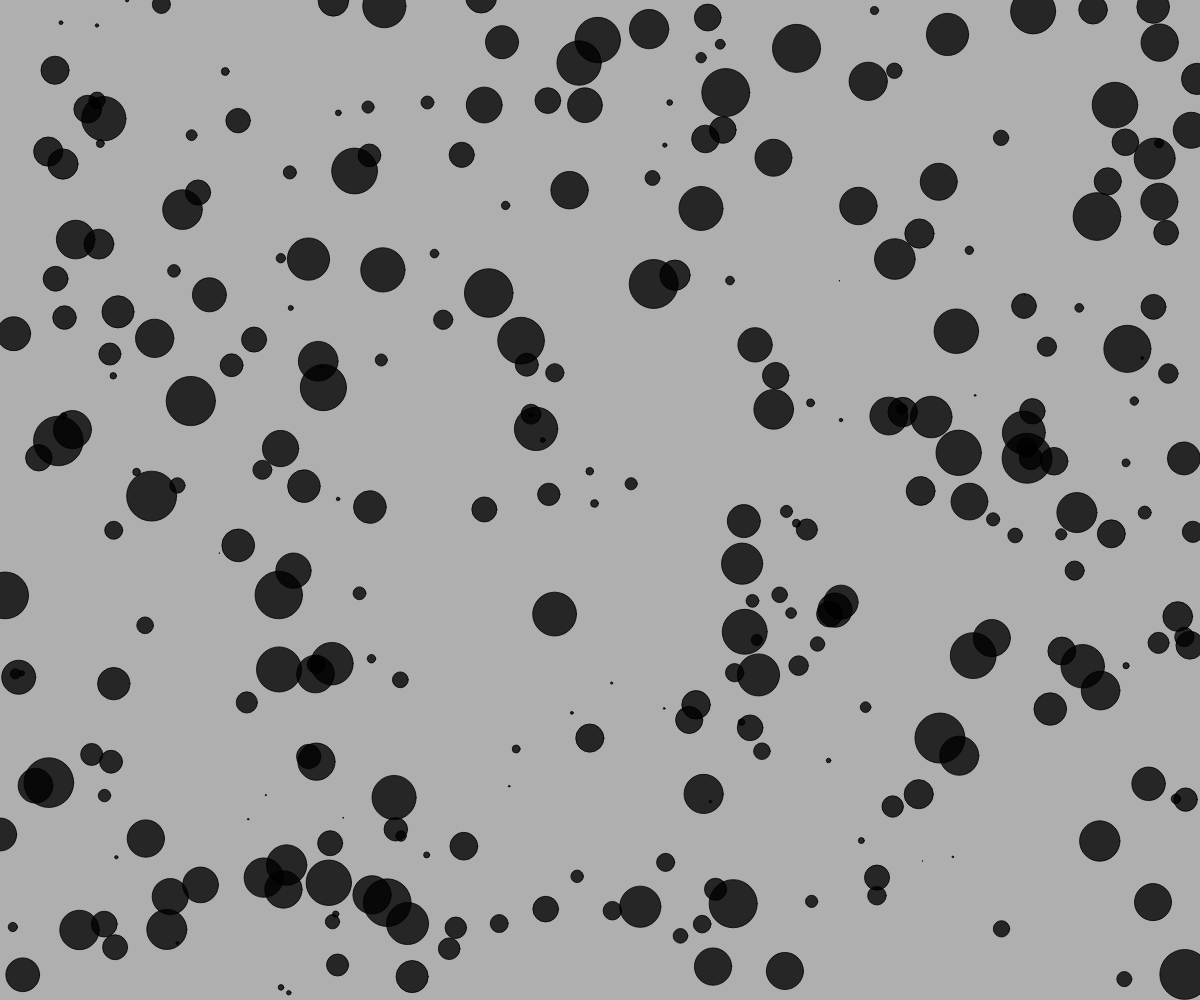
Frame 1 (no input)
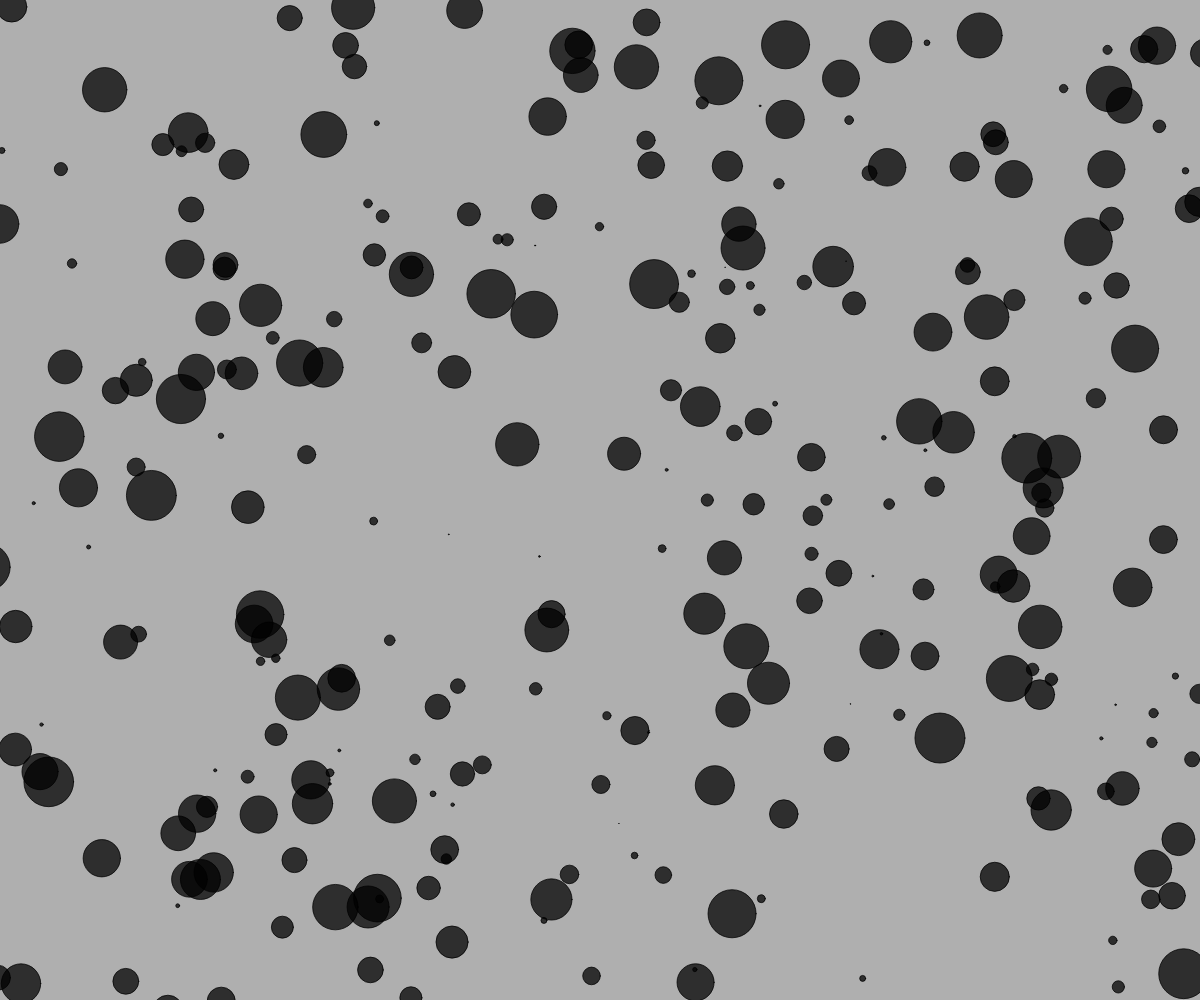
Frame 60 (no input)
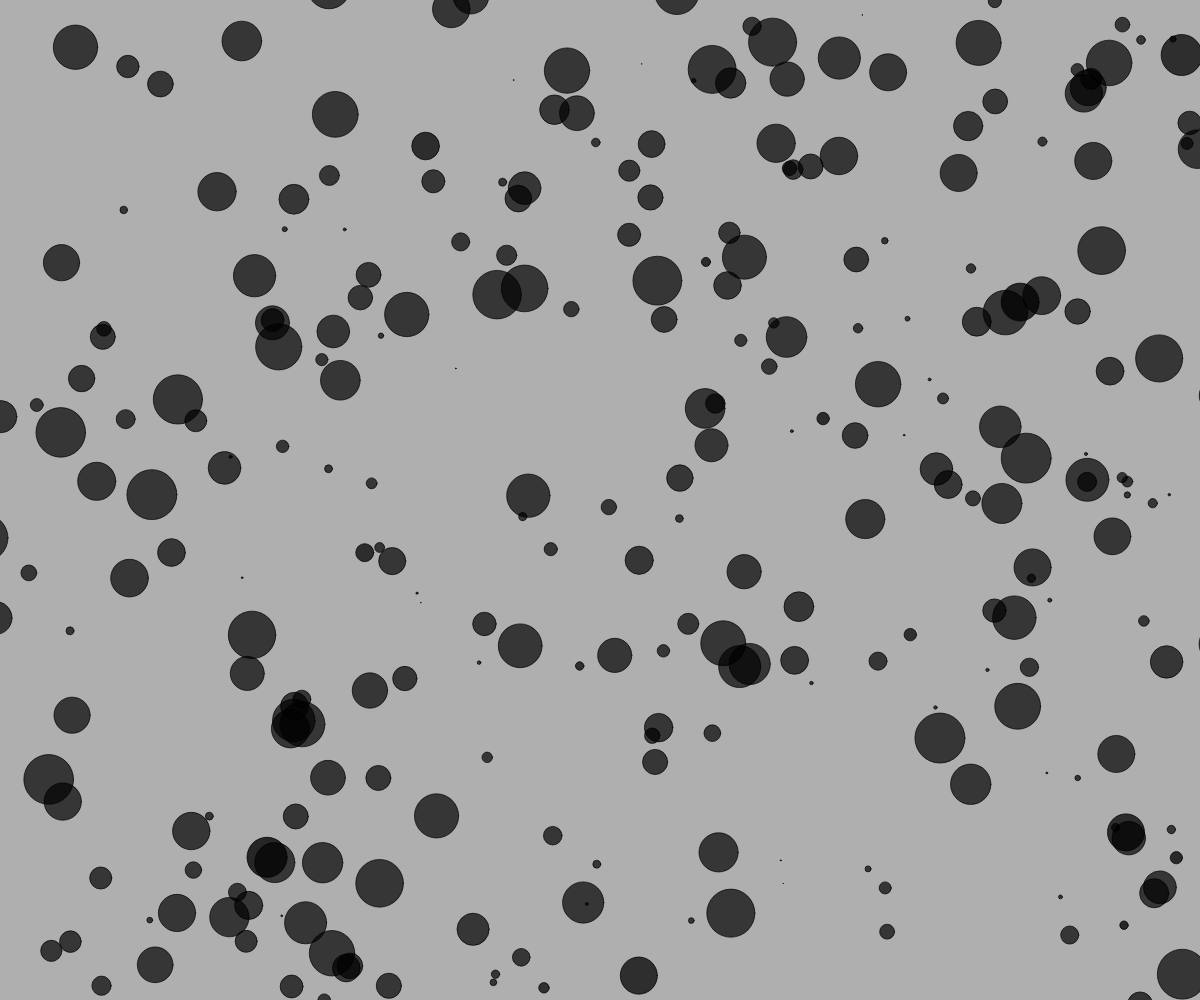
Frame 120 (the mouse pressed at the canvas centre since frame 60)

The p5.js sketch that drew these frames (run headless with seeded random() and noise() and a simulated clock; from frame 60 on, the mouse is pressed at the canvas centre):

// p5.js sketch
// ── sketch.js
let world;


function setup() {
	createCanvas(windowWidth, windowHeight);
	world = new World(300);


}

function draw() {
	background(175);
	world.run();

}

// ── cell.js
class Cell {
  constructor(l, dna_) {
    this.position = l.copy(); // Location
    this.health = 200; // Life timer
    this.xoff = random(1000); // For perlin noise
    this.yoff = random(1000);
    this.dna = dna_; // DNA
    // DNA will determine size and maxspeed
    this.maxspeed = map(this.dna.genes[0], 0, 1, 15, 0);
    this.r = map(this.dna.genes[0], 0, 1, 0, 50);

  }

  run() {
    this.update();
    this.borders();
    this.display();
  }



  reproduce() {
    // mitosis
    if (random(1) < 0.0005) {      // Child is exact copy of single parent
      let childDNA = this.dna.copy();
      // Child DNA can mutate
      childDNA.mutate(0.01);
      return new Cell(this.position, childDNA);
    } else {
      return null;
    }
  }

  // Method to update position
  update() {
    // Simple movement based on perlin noise
    let vx = map(noise(this.xoff), 0, 1, -this.maxspeed, this.maxspeed);
    let vy = map(noise(this.yoff), 0, 1, -this.maxspeed, this.maxspeed);
    let velocity = createVector(vx, vy);
    this.xoff += 0.01;
    this.yoff += 0.01;

    this.position.add(velocity);
    this.health -= 0.2;
  }

  // Wraparound
  borders() {
    if (this.position.x < -this.r) this.position.x = width + this.r;
    if (this.position.y < -this.r) this.position.y = height + this.r;
    if (this.position.x > this.width + this.r) this.position.x = -r;
    if (this.position.y > this.height + this.r) this.position.y = -r;
  }

  // Method to display
  display() {
    ellipseMode(CENTER);
    stroke(0, this.health);
    fill(0, this.health);
    ellipse(this.position.x, this.position.y, this.r, this.r);
  }

  // Death
  dead() {
    if (this.health < 0.0) {
      return true;
    } else {
      return false;
    }
  }
}

// ── dna.js
// Constructor (makes a random DNA)
class DNA {
  constructor(newgenes) {
    if (newgenes) {
      this.genes = newgenes;
    } else {
      // The genetic sequence
      this.genes = new Array(2);
      for (let i = 0; i < this.genes.length; i++) {
        this.genes[i] = random(0, 1);
      }
    }
  }

  copy() {
    let newgenes = [];
    for (let i = 0; i < this.genes.length; i++) {
      newgenes[i] = this.genes[i];
    }

    return new DNA(newgenes);
  }

  // Based on a mutation probability, picks a new random character in array spots
  mutate(m) {
    for (let i = 0; i < this.genes.length; i++) {
      if (random(1) < m) {
        this.genes[i] = random(0, 1);
      }
    }
  }
}

// ── world.js
class World {
  constructor(num) {
    this.cells = []; // An array for all creatures
    for (let i = 0; i < num; i++) {
      let l = createVector(random(width), random(height));
      let dna = new DNA();
      this.cells.push(new Cell(l, dna));
    }
  }



  run() {

    for (let i = this.cells.length - 1; i >= 0; i--) {
      let b = this.cells[i];
      b.run();

      let child = b.reproduce();
      if (child != null) this.cells.push(child);
    }
  }
}
